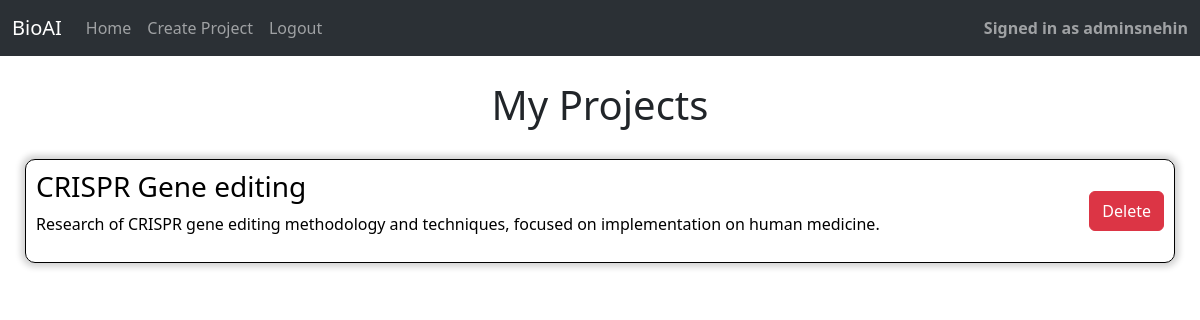
Page / (signed in) on the earlier database version.
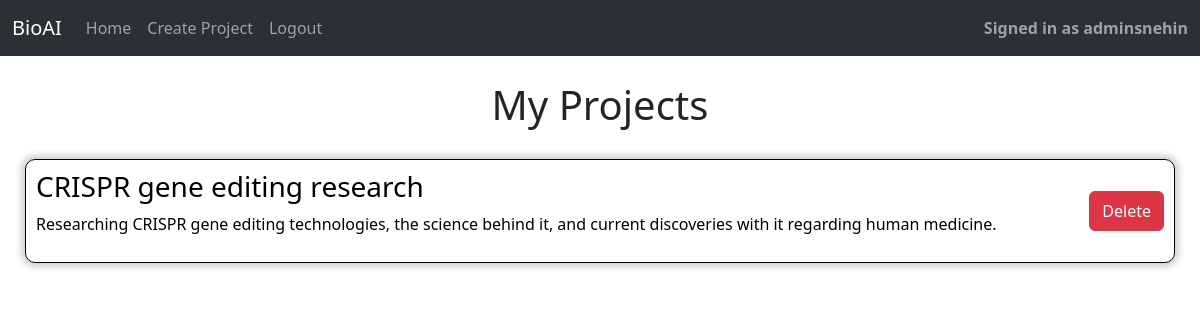
Same page on the later database version.
### bioAIPrototype/models.py (models this page shows, shortened)
class Project(models.Model):
    id = models.UUIDField(primary_key=True)
    user = models.ForeignKey(User, on_delete=models.CASCADE)
    topic = models.CharField()
    description = models.CharField()
    objective = models.CharField(default="none")
    AIsteps = models.JSONField()
    summary = models.CharField()

### bioAIPrototype/views.py (the view)
# urls.py: path('', views.index, name = "index"),
@csrf_exempt
def index(request):
    try:
        projects = Project.objects.filter(user = request.user)
    except:
        projects = False
    return render(request, "bioAIPrototype/index.html", {
        "projects": projects
    })

### bioAIPrototype/templates/bioAIPrototype/index.html (shortened to what this page needs)
{% extends 'bioAIPrototype/layout.html' %}
{% block body %}
{% if user.is_authenticated %}
<h1 class = "centeredTitle">My Projects</h1>
<div class = "projects">
  {% for project in projects %}
  <a class = "blackLink" href = "{% url 'project' project.id %}">
  <div class = "projectDiv">
    <div>
      <h3>{{ project.topic }}</h3>
      <p>{{ project.description }}</p>
    </div>
    <form method = "POST" class = "deleteDiv" data-id = "{{ project.id }}">
        <button type = "submit" class = "delete btn btn-danger" >Delete</button>
    </form>
 </div>
  </a>
  {% empty %}
  <strong>No projects yet...</strong>
  {% endfor %}
</div>
{% else %}
<div class = "homePage">
  <h1 class = "white-text centeredTitle large-text">Bio AI</h1>
</div>
{% endif %}
{% endblock %}

Differences in the rows shown:
removed Project: topic "CRISPR Gene editing", description "Research of CRISPR gene editing methodology and techniques, focused on implementation on human medicine."
added Project: topic "CRISPR gene editing research", description "Researching CRISPR gene editing technologies, the science behind it, and current discoveries with it regarding human medicine."
